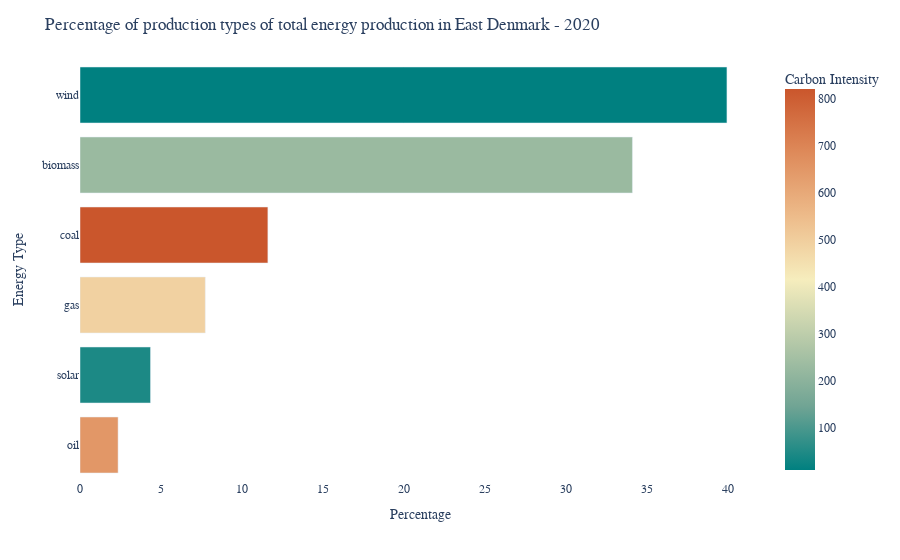

Notebook code for this chart:
### Code cell
fig = px.bar(total, x='Percentage', y='Energy_type', color='value',color_continuous_scale='Geyser',
            labels={'Percentage':'Percentage', 'Energy_type': 'Production type',
                   'value': 'Carbon Intensity'}).update_yaxes(categoryorder="total ascending", title="Energy Type")

fig.update_layout(layout)

fig.update_layout(
    title="Percentage of production types of total energy production in East Denmark - 2020")

fig.show()

### Figure 1 — Plotly figure (JSON) as saved in the notebook; plotly's stock layout.template omitted (floating-point values rounded to 4 significant figures)
{"data": [{"alignmentgroup": "True", "hovertemplate": "Percentage=%{x}<br>Production type=%{y}<br>Carbon Intensity=%{marker.color}<extra></extra>", "legendgroup": "", "marker": {"color": [490, 820, 650, 45, 230, 11], "coloraxis": "coloraxis", "pattern": {"shape": ""}}, "name": "", "offsetgroup": "", "orientation": "h", "showlegend": false, "textposition": "auto", "type": "bar", "x": [7.73, 11.59, 2.35, 4.35, 34.08, 39.91], "xaxis": "x", "y": ["gas", "coal", "oil", "solar", "biomass", "wind"], "yaxis": "y"}], "layout": {"barmode": "relative", "coloraxis": {"colorbar": {"title": {"text": "Carbon Intensity"}}, "colorscale": [[0, "rgb(0, 128, 128)"], [0.1667, "rgb(112, 164, 148)"], [0.3333, "rgb(180, 200, 168)"], [0.5, "rgb(246, 237, 189)"], [0.6667, "rgb(237, 187, 138)"], [0.8333, "rgb(222, 138, 90)"], [1, "rgb(202, 86, 44)"]]}, "font": {"family": "Courier New"}, "legend": {"tracegroupgap": 0}, "margin": {"t": 60}, "paper_bgcolor": "rgba(0, 0, 0, 0)", "plot_bgcolor": "rgba(0, 0, 0, 0)", "title": {"text": "Percentage of production types of total energy production in East Denmark - 2020"}, "xaxis": {"anchor": "y", "domain": [0, 1], "title": {"text": "Percentage"}}, "yaxis": {"anchor": "x", "categoryorder": "total ascending", "domain": [0, 1], "title": {"text": "Energy Type"}}}}
